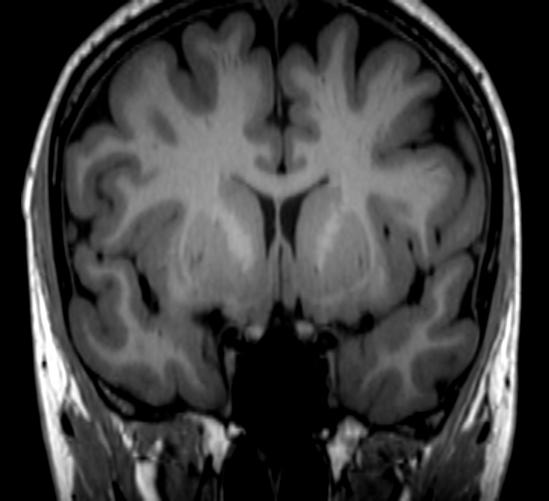
#> input picture UNED/computer-vision/pec1/data/brain1.png, 1097 x 1002 px (shown at 1/2 size)
$ python pec1_Ej5_4.py
#> lines starting #> are read from the running program, lines starting #| are printed output that depends on the picture; after the words box and inside, x2 and y2 are one past the last pixel; in counts of white or black regions, pixels touching at a corner belong together
import cv2 as cv
import numpy as np
import matplotlib.pyplot as plt

plt.rcParams["figure.figsize"] = (8, 8)


def load_and_downscale(path, scale_factor=2):
#> called with path = 'data/brain1.png', scale_factor = 2
    img = cv.imread(path)
#> img is the input picture: shape (1002, 1097, 3); min 0, max 255, mean 61

    gray = cv.cvtColor(img, cv.COLOR_BGR2GRAY)

    if scale_factor != 1:
        h, w = gray.shape
#> h = 1002; w = 1097
        new_size = (w // scale_factor, h // scale_factor)
#> new_size = (548, 501)
        img = cv.resize(img, new_size, interpolation=cv.INTER_LINEAR)
#> img: shape (501, 548, 3)
        gray = cv.resize(gray, new_size, interpolation=cv.INTER_LINEAR)
#> gray: shape (501, 548)

    return img, gray


def get_foreground_mask(gray, thresh_value=20):
#> called with thresh_value = 20
    _, fg = cv.threshold(gray, thresh_value, 255, cv.THRESH_BINARY)
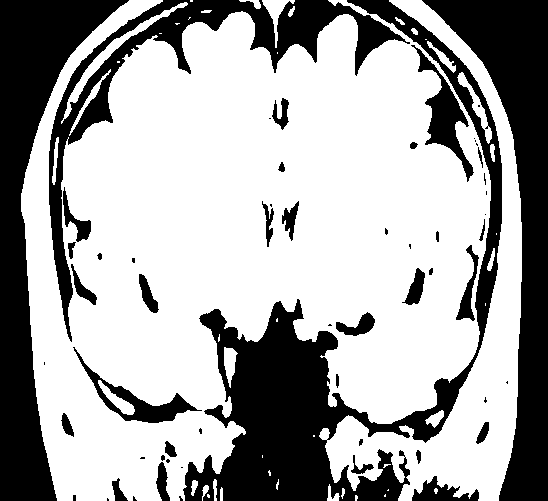
#> fg: shape (501, 548); 65.4% white; 58 black regions (25 under 20 px), largest, box (x1, y1, x2, y2) and area: (183, 0, 502, 501) 29401, (0, 0, 129, 501) 21753, (422, 0, 548, 501) 20803
    return fg


def get_brain_mask(foreground):
    num_labels, labels = cv.connectedComponents(foreground)
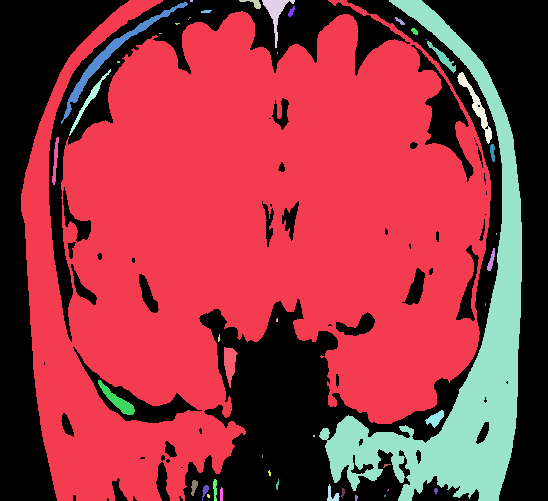
#> labels: shape (501, 548) int32; 46 distinct labels, from 0 to 45; one colour per label, 0 black
#> num_labels = 46
    counts = np.bincount(labels.flatten())
#> counts = 46 values, max 153136 at index 1, min 2 at index 14, mean 5968.4
    counts[0] = 0
    largest_label = counts.argmax()
#> largest_label = 1
    brain_mask = np.uint8(labels == largest_label) * 255
#> brain_mask: shape (501, 548); 55.8% white; 49 black regions (22 under 20 px), largest, box (x1, y1, x2, y2) and area: (183, 0, 548, 501) 75072, (0, 0, 129, 501) 21753, (49, 0, 410, 342) 15529
    return brain_mask


def create_watershed_seeds(brain_mask, dilate_iters=2, erode_iters=20, kernel_size=3):
#> called with dilate_iters = 2, erode_iters = 20, kernel_size = 3
    kernel = cv.getStructuringElement(
        cv.MORPH_RECT, (kernel_size, kernel_size))

    sure_bg = cv.dilate(brain_mask, kernel, iterations=dilate_iters)
#> sure_bg: shape (501, 548); 60.6% white; 33 black regions (11 under 20 px), largest, box (x1, y1, x2, y2) and area: (186, 0, 548, 501) 71540, (0, 0, 125, 501) 20464, (51, 0, 354, 313) 11309
    sure_fg = cv.erode(brain_mask, kernel, iterations=erode_iters)
#> sure_fg: shape (501, 548); 18.9% white; 5 white regions, box (x1, y1, x2, y2) and area: (85, 51, 464, 306) 44347, (359, 324, 451, 395) 3388, (92, 283, 197, 376) 3271, (72, 432, 120, 475) 852, (58, 385, 67, 393) 50
    unknown = cv.subtract(sure_bg, sure_fg)
#> unknown: shape (501, 548); 41.7% white; 1 white region, box (x1, y1, x2, y2) and area: (19, 0, 493, 501) 114486

    return sure_bg, sure_fg, unknown


def run_watershed(color_img, sure_fg, unknown):
    num_labels, labels = cv.connectedComponents(sure_fg)
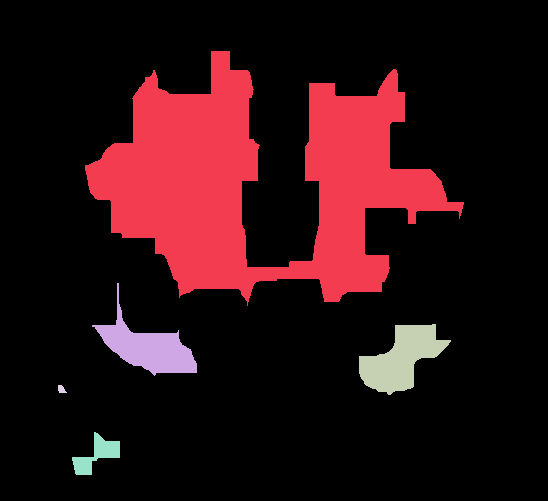
#> labels: shape (501, 548) int32; 6 distinct labels, from 0 to 5; one colour per label, 0 black
#> num_labels = 6

    markers = labels + 1
#> markers: shape (501, 548) int32; 6 distinct labels, from 1 to 6

    markers[unknown == 255] = 0
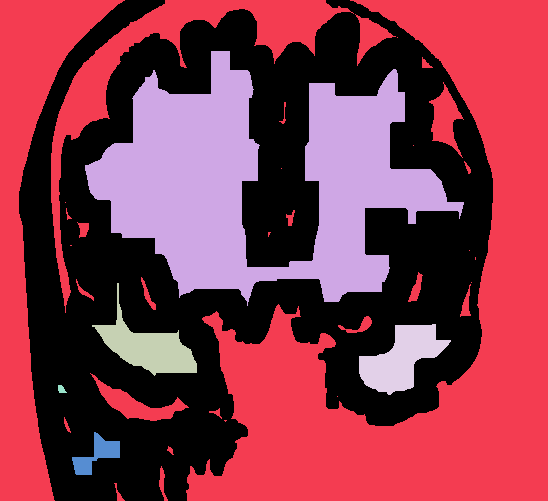
#> markers: shape (501, 548) int32; 7 distinct labels, from 0 to 6; one colour per label, 0 black

    markers_ws = cv.watershed(color_img, markers)
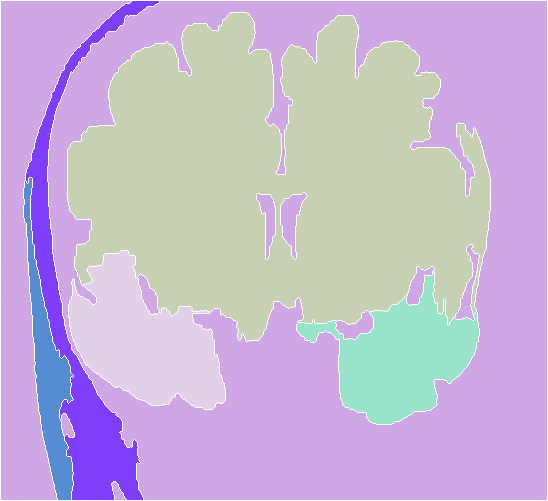
#> markers_ws: shape (501, 548) int32; 7 distinct labels, from -1 to 6; one colour per label, 0 black, -1 white
    return markers_ws


def get_inner_brain(brain_mask, iterations=4, kernel_size=5):
#> called with iterations = 4, kernel_size = 5
    kernel = cv.getStructuringElement(
        cv.MORPH_ELLIPSE, (kernel_size, kernel_size))
    inner = cv.erode(brain_mask, kernel, iterations=iterations)
#> inner: shape (501, 548); 39.9% white; 6 white regions (3 under 20 px), largest, box (x1, y1, x2, y2) and area: (71, 19, 482, 416) 98165, (29, 151, 225, 501) 11298, (125, 0, 149, 14) 77
    return inner


def classify_lobes(markers_ws, inner_brain, min_overlap=0.7):
#> called with min_overlap = 0.7
    h, w = markers_ws.shape
#> h = 501; w = 548
    inner_bool = inner_brain.astype(bool)

    label_stats = []
    for label in np.unique(markers_ws):
        if label <= 1:
            continue

        mask = (markers_ws == label)
        if not mask.any():
            continue

        inside = (mask & inner_bool).sum()
        total = mask.sum()
        overlap = inside / total

        if overlap < min_overlap:
            continue

        ys, xs = np.where(mask)
        mean_x = xs.mean()
        mean_y = ys.mean()
        label_stats.append((label, mean_x, mean_y))
#> this loop made 7 passes
#> (inside, total, overlap, mean_x, mean_y) on passes 3 to 5: (77763, 93499, 0.832, 277.9, 178.9), (10735, 14178, 0.757, 142.8, 340.3), (9083, 12546, 0.724, 400.4, 357.5)
#> (inside, total, overlap) on passes 6 to 7: (2684, 5195, 0.517), (6309, 11852, 0.532)
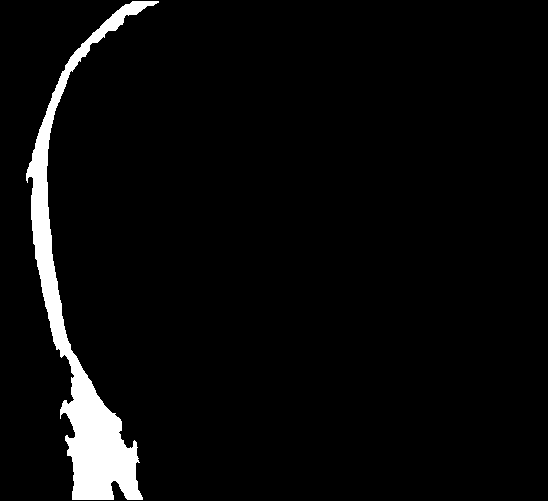
#> mask: shape (501, 548) bool; 4.3% white; 1 white region, box (x1, y1, x2, y2) and area: (26, 1, 159, 500) 11852
#> after the loop, label_stats = [(2, 277.9, 178.9), (3, 142.8, 340.3), (4, 400.4, 357.5)]

    label_stats_sorted = sorted(label_stats, key=lambda t: t[2], reverse=True)
#> label_stats_sorted = [(4, 400.4, 357.5), (3, 142.8, 340.3), (2, 277.9, 178.9)]

    temporals = label_stats_sorted[:2]
#> temporals = [(4, 400.4, 357.5), (3, 142.8, 340.3)]
    central = label_stats_sorted[2:]
#> central = [(2, 277.9, 178.9)]

    if len(temporals) == 2:
        if temporals[0][1] < temporals[1][1]:
            left_label = temporals[0][0]
            right_label = temporals[1][0]
        else:
            left_label = temporals[1][0]
#> left_label = 3
            right_label = temporals[0][0]
#> right_label = 4
    elif len(temporals) == 1:
        left_label = right_label = temporals[0][0]
    else:
        left_label = right_label = None

    central_labels = [t[0] for t in central]
#> central_labels = [2]

    return central_labels, left_label, right_label


def color_lobes(base_img, markers_ws, central_labels,
                left_label, right_label):
    result = cv.cvtColor(base_img, cv.COLOR_BGR2RGB)

    if central_labels:
        central_mask = np.isin(markers_ws, central_labels)
        result[central_mask] = [0, 0, 255]

    if left_label is not None:
        result[markers_ws == left_label] = [0, 255, 0]

    if right_label is not None:
        result[markers_ws == right_label] = [255, 0, 0]

    return result


if __name__ == "__main__":
    img, gray = load_and_downscale("data/brain1.png", scale_factor=2)

    fg_mask = get_foreground_mask(gray, thresh_value=20)
    brain_mask = get_brain_mask(fg_mask)

    sure_bg, sure_fg, unknown = create_watershed_seeds(
        brain_mask, dilate_iters=2, erode_iters=20, kernel_size=3)
    markers_ws = run_watershed(img, sure_fg, unknown)

    inner_brain = get_inner_brain(brain_mask, iterations=4, kernel_size=5)
    central_labels, left_label, right_label = classify_lobes(
        markers_ws, inner_brain, min_overlap=0.7)
#> central_labels = [2]; left_label = 3; right_label = 4

    colored = color_lobes(img, markers_ws, central_labels,
                          left_label, right_label)
#> in color_lobes, `result[markers_ws == right_label] = [255, 0, 0]`:
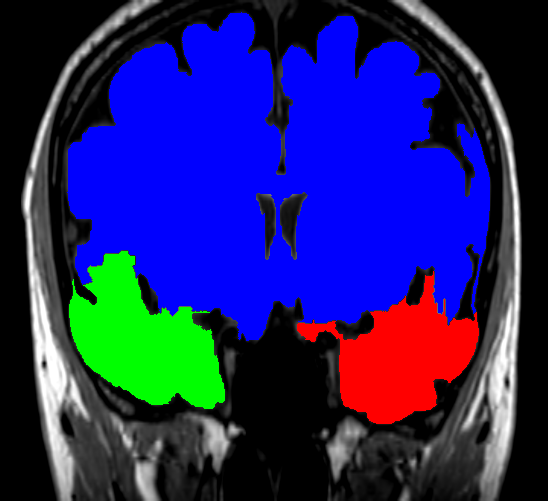
#> result: shape (501, 548, 3); mean R, G, B 32.3, 33.8, 107.5

    plt.figure()
    plt.imshow(colored)
    plt.title("Central (Azul), Temporal.izq (verde), Temporal.der (Rojo)")
    plt.show()
